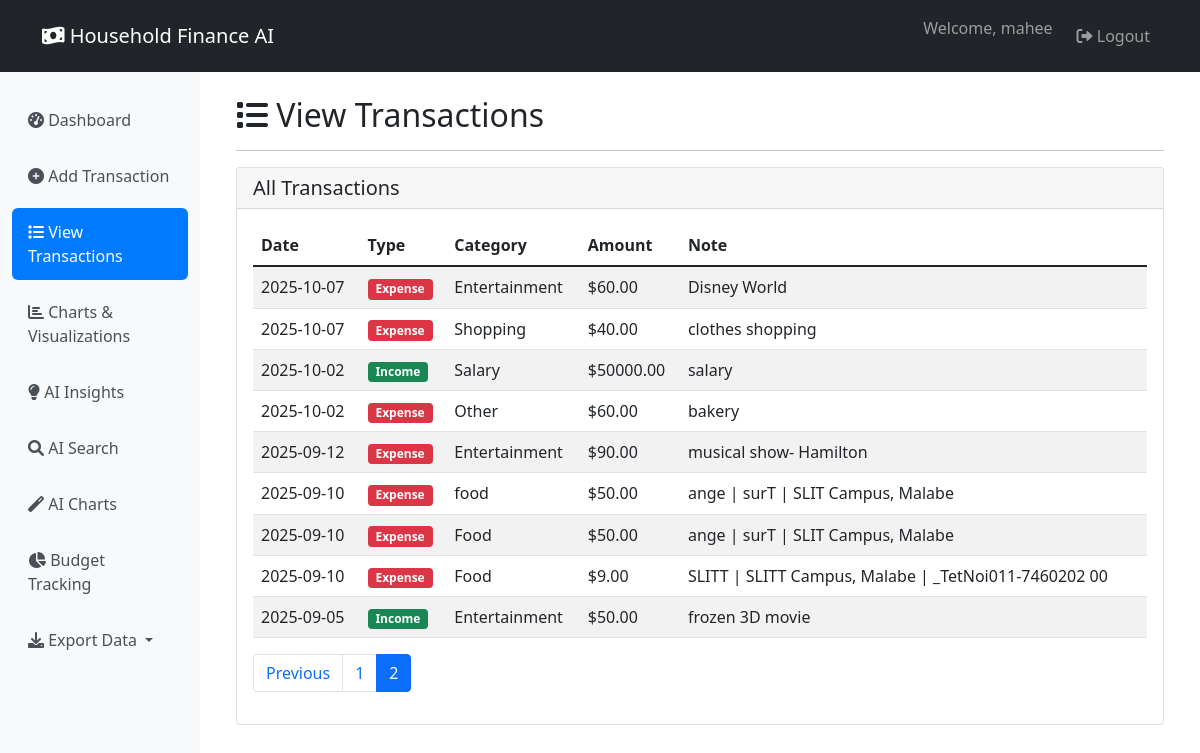
The app's page /view-transactions?page=2 (signed in) with its own data.
### core/database.py (models this page shows, shortened)
class User(UserMixin, db.Model):
    __tablename__ = "users"
    id = db.Column(db.Integer, primary_key=True)
    username = db.Column(db.String(80), unique=True, nullable=False)
    password_hash = db.Column(db.String(120), nullable=False)
    role = db.Column(db.String(20), nullable=False, default="user")
    household_id = db.Column(db.Integer, db.ForeignKey("households.id"), nullable=True)
    created_at = db.Column(db.DateTime, default=datetime.utcnow)
    household = db.relationship("Household", back_populates="users")
    transactions = db.relationship("Transaction", back_populates="user")

class Transaction(db.Model):
    __tablename__ = "transactions"
    id = db.Column(db.Integer, primary_key=True)
    user_id = db.Column(db.Integer, db.ForeignKey("users.id"), nullable=False)
    type = db.Column(db.String(20), nullable=False)  # ✅ This should be 'type' not 't_type'
    category = db.Column(db.String(100), nullable=False)
    amount = db.Column(db.Float, nullable=False)
    date = db.Column(db.Date, nullable=False, default=datetime.utcnow)
    note = db.Column(db.Text, nullable=True)
    created_at = db.Column(db.DateTime, default=datetime.utcnow)
    user = db.relationship("User", back_populates="transactions")

### app/routes/transactions.py (the view, shortened to what this page needs)
@transactions_bp.route('/view-transactions')
@login_required
def view_transactions():
    page = request.args.get('page', 1, type=int)
    per_page = 10
    transactions_pagination = Transaction.query.filter_by(user_id=current_user.id)\
        .order_by(Transaction.date.desc())\
        .paginate(page=page, per_page=per_page, error_out=False)
    transactions = transactions_pagination.items
    anomalies = collector.detect_anomalies(current_user.id)
    anomaly_ids = [a['id'] for a in anomalies]
    llm_explanations = {}
    for txn_dict in anomalies:
        txn = Transaction.query.get(txn_dict['id'])
        if txn:
            llm_explanations[txn.id] = collector.explain_anomaly(txn)
    summary = collector.generate_summary(current_user.id, period='week')
    return render_template(
        'view_transactions.html',
        transactions=transactions_pagination,
        anomalies=anomalies,
        anomaly_ids=anomaly_ids,
        llm_explanations=llm_explanations,
        summary=summary
    )

### agents/data_collector.py (called while the page is built)
    def get_transactions_df(self, user_id):
        transactions = Transaction.query.filter_by(user_id=user_id).all()
        if not transactions:
            return pd.DataFrame()
        data = [{
            "id": t.id,
            "date": t.date,
            "type": t.type,  # CHANGED: t_type → type
            "category": t.category,
            "amount": t.amount,
            "note": t.note
        } for t in transactions]
        df = pd.DataFrame(data)
        if not df.empty and 'date' in df.columns:
            df['date'] = pd.to_datetime(df['date'])
        return df

    def detect_anomalies(self, user_id):
        df = self.get_transactions_df(user_id)
        if df.empty:
            return []
        mean = df['amount'].mean()
        std = df['amount'].std()
        if std > 0:
            anomalies = df[df['amount'] > mean + 2 * std]
            return anomalies.to_dict('records')
        return []

    def explain_anomaly(self, transaction):
        note = transaction.note or ""
        amount = transaction.amount
        if amount > 1000:
            return "⚠️ Unusually high transaction amount"
        elif "refund" in note.lower():
            return "🔄 This appears to be a refund"
        elif any(word in note.lower() for word in ["emergency", "urgent", "medical"]):
            return "🏥 Possible emergency expense"
        else:
            return "📊 Statistically unusual transaction amount"

### app/templates/view_transactions.html (shortened to what this page needs)
{% extends "base.html" %}
{% block content %}
<div class="row">
    <div class="col-12">
        <h2><i class="fas fa-list"></i> View Transactions</h2>
        <hr>
    </div>
</div>
<div class="row">
    <div class="col-12">
        <div class="card">
            <div class="card-header">
                <h5 class="mb-0">All Transactions</h5>
            </div>
            <div class="card-body">
                {% if transactions.items %}
                <div class="table-responsive">
                    <table class="table table-striped">
                        <thead>
                            <tr>
                                <th>Date</th>
                                <th>Type</th>
                                <th>Category</th>
                                <th>Amount</th>
                                <th>Note</th>
                            </tr>
                        </thead>
                        <tbody>
                            {% for transaction in transactions.items %}
                            <tr>
                                <td>{{ transaction.date.strftime('%Y-%m-%d') }}</td>
                                <td>
                                    <span class="badge {% if transaction.type == 'income' %}bg-success{% else %}bg-danger{% endif %}">
                                        {{ transaction.type.title() }}
                                    </span>
                                </td>
                                <td>{{ transaction.category }}</td>
                                <td>${{ "%.2f"|format(transaction.amount) }}</td>
                                <td>{{ transaction.note or '-' }}</td>
                            </tr>
                            {% endfor %}
                        </tbody>
                    </table>
                </div>
                <nav aria-label="Transaction pagination">
                    <ul class="pagination">
                        {% if transactions.has_prev %}
                        <li class="page-item">
                            <a class="page-link" href="{{ url_for('transactions.view_transactions', page=transactions.prev_num) }}">Previous</a>
                        </li>
                        {% endif %}
                        {% for page_num in transactions.iter_pages() %}
                            {% if page_num %}
                                <li class="page-item {% if page_num == transactions.page %}active{% endif %}">
                                    <a class="page-link" href="{{ url_for('transactions.view_transactions', page=page_num) }}">{{ page_num }}</a>
                                </li>
                            {% else %}
                                <li class="page-item disabled"><span class="page-link">…</span></li>
                            {% endif %}
                        {% endfor %}
                    </ul>
                </nav>
                {% else %}
                <p class="text-muted">No transactions found.</p>
                <a href="{{ url_for('transactions.add_transaction') }}" class="btn btn-primary">
                    Add Your First Transaction
                </a>
                {% endif %}
            </div>
        </div>
    </div>
</div>
{% endblock %}

### app/templates/base.html (shortened to what this page needs)
<!DOCTYPE html>
<html lang="en">
  <head>
    <link
      href="https://cdn.jsdelivr.net/npm/bootstrap@5.1.3/dist/css/bootstrap.min.css"
      rel="stylesheet"
    />
    <link
      href="https://cdnjs.cloudflare.com/ajax/libs/font-awesome/6.0.0/css/all.min.css"
      rel="stylesheet"
    />
  </head>
  <body>
    <nav class="navbar navbar-expand-lg navbar-dark bg-dark">
      <div class="container">
        <a class="navbar-brand" href="{{ url_for('transactions.dashboard') }}">
          <i class="fas fa-money-bill-wave"></i> Household Finance AI
        </a>
        {% if current_user.is_authenticated %}
        <div class="navbar-nav ms-auto">
          <span class="navbar-text me-3">
            Welcome, {{ current_user.username }}
          </span>
          <a class="nav-link" href="{{ url_for('auth.logout') }}">
            <i class="fas fa-sign-out-alt"></i> Logout
          </a>
        </div>
        {% endif %}
      </div>
    </nav>
    <div class="container-fluid">
      <div class="row">
        {% if current_user.is_authenticated %}
        <div class="col-md-3 col-lg-2 sidebar">
          <nav class="nav flex-column">
            <a
              class="nav-link {% if request.endpoint == 'transactions.dashboard' %}active{% endif %}"
              href="{{ url_for('transactions.dashboard') }}"
            >
              <i class="fas fa-tachometer-alt"></i> Dashboard
            </a>
            <a
              class="nav-link {% if request.endpoint == 'transactions.add_transaction' %}active{% endif %}"
              href="{{ url_for('transactions.add_transaction') }}"
            >
              <i class="fas fa-plus-circle"></i> Add Transaction
            </a>
            <a
              class="nav-link {% if request.endpoint == 'transactions.view_transactions' %}active{% endif %}"
              href="{{ url_for('transactions.view_transactions') }}"
            >
              <i class="fas fa-list"></i> View Transactions
            </a>
            <a
              class="nav-link {% if request.endpoint == 'charts.charts_page' %}active{% endif %}"
              href="{{ url_for('charts.charts_page') }}"
            >
              <i class="fas fa-chart-bar"></i> Charts & Visualizations
            </a>
            <a
              class="nav-link {% if request.endpoint == 'insights.insights_page' %}active{% endif %}"
              href="{{ url_for('insights.insights_page') }}"
            >
              <i class="fas fa-lightbulb"></i> AI Insights
            </a>
            <a
              class="nav-link {% if request.endpoint == 'transactions.ai_search_demo' %}active{% endif %}"
              href="{{ url_for('transactions.ai_search_page') }}"
            >
              <i class="fas fa-search"></i> AI Search
            </a>
            <a
              class="nav-link {% if request.endpoint == 'charts.ai_charts' %}active{% endif %}"
              href="{{ url_for('charts.ai_charts_page') }}"
            >
              <i class="fas fa-magic"></i> AI Charts
            </a>
            <a
              class="nav-link {% if request.endpoint == 'budget.budget_page' %}active{% endif %}"
              href="{{ url_for('budget.budget_page') }}"
            >
              <i class="fas fa-chart-pie"></i> Budget Tracking
            </a>
            <div class="nav-item dropdown">
              <a
                class="nav-link dropdown-toggle"
                href="#"
                role="button"
                data-bs-toggle="dropdown"
              >
                <i class="fas fa-download"></i> Export Data
              </a>
            </div>
          </nav>
        </div>
        {% endif %}
        <div
          class="{% if current_user.is_authenticated %}col-md-9 col-lg-10{% else %}col-12{% endif %}"
        >
          <div class="container mt-4">
            {% block content %}{% endblock %}
          </div>
        </div>
      </div>
    </div>
  </body>
</html>

### app/templates/base.html (style rules this page uses)
.sidebar { background-color: #f8f9fa; min-height: 100vh; padding-top: 20px; }
.nav-link { color: #495057; padding: 0.75rem 1rem; margin: 0.25rem 0; border-radius: 0.375rem; }
.nav-link:hover, .nav-link.active { background-color: #007bff; color: white; }

### records on screen
User: username "mahee"
Transaction: amount "60.00"
Transaction: amount "40.00"
Transaction: amount "50000.00"
Transaction: amount "60.00"
Transaction: amount "90.00"
Transaction: amount "50.00"
Transaction: amount "50.00"
Transaction: amount "9.00"
Transaction: amount "50.00"

### other values on screen
{{ page_num }} "1" "2"
